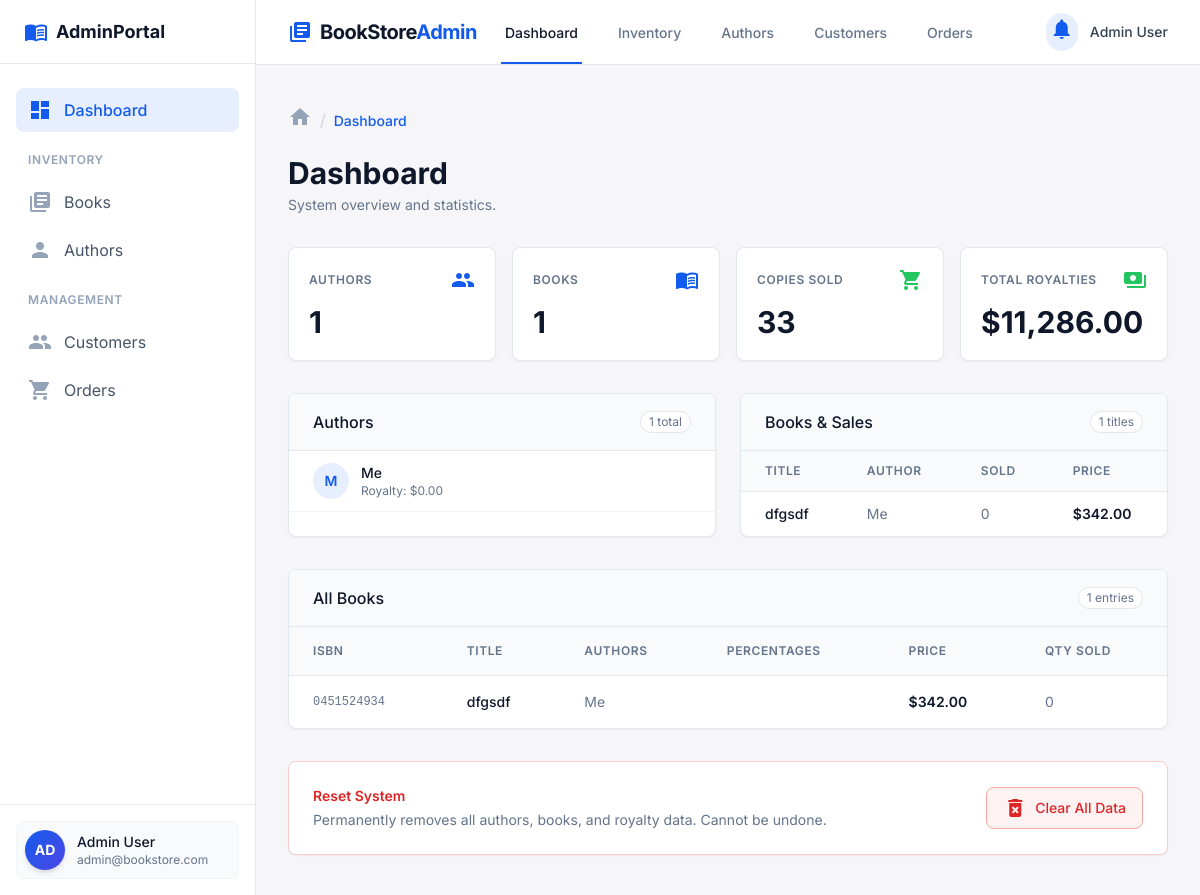
The page / on the database its author committed.
### tables this page shows
CREATE TABLE AUTHORS (
    AUTHOR_ID INTEGER PRIMARY KEY AUTOINCREMENT,
    NAME TEXT NOT NULL,
    BIOGRAPHY TEXT
, ROYALTY REAL DEFAULT 0.0);

CREATE TABLE BOOKS (
    BOOK_ID INTEGER PRIMARY KEY AUTOINCREMENT,
    TITLE TEXT NOT NULL,
    AUTHOR_ID INTEGER NOT NULL,
    ISBN TEXT, 
    GENRE TEXT,
    PUBLISHED_YEAR INTEGER,
    PRICE REAL NOT NULL,
    STOCK INTEGER,
    EDITION TEXT,
    COVER_URL TEXT,
    DESCRIPTION TEXT,
    FOREIGN KEY (AUTHOR_ID) REFERENCES AUTHORS(AUTHOR_ID)
);

### views/SystemEntry.php (the view, shortened to what the rows shown need)
<?php
require_once __DIR__ . '/../controllers/AssignmentController.php';
require_once __DIR__ . '/../controllers/BookController.php';
require_once __DIR__ . '/../controllers/AuthorController.php';
$authors      = getAllAuthors();
$books        = searchBooks('');
?>
<!DOCTYPE html>
<html lang="en">
<head>
    <script src="https://cdn.tailwindcss.com?plugins=forms,container-queries"></script>
    <script id="tailwind-config">
        tailwind.config = {
            darkMode: "class",
            theme: {
                extend: {
                    colors: {
                        "primary": "#135bec",
                        "primary-hover": "#0f4bc2",
                        "background-light": "#f6f6f8",
                        "background-dark": "#101622",
                    },
                    fontFamily: { "display": ["Inter", "sans-serif"] },
                    borderRadius: {"DEFAULT": "0.25rem", "lg": "0.5rem", "xl": "0.75rem", "full": "9999px"},
                },
            },
        }
    </script>
</head>
<body class="bg-background-light dark:bg-background-dark font-display text-slate-800 dark:text-slate-200 min-h-screen flex flex-col">
    <main class="flex-grow py-10">
        <div class="max-w-7xl mx-auto px-4 sm:px-6 lg:px-8">
            <div class="md:flex md:items-center md:justify-between mb-8">
                <div class="flex-1 min-w-0">
                    <h2 class="text-2xl font-bold leading-7 text-slate-900 dark:text-white sm:text-3xl sm:truncate">Dashboard</h2>
                </div>
            </div>
            <div class="grid grid-cols-1 lg:grid-cols-2 gap-6 mb-8">
                <div class="bg-white dark:bg-slate-900 shadow-sm rounded-lg border border-slate-200 dark:border-slate-800 overflow-hidden">
                    <?php if (!empty($authors)): ?>
                        <?php foreach ($authors as $a):
                            $words = explode(' ', trim($a['NAME']));
                            $ini   = strtoupper(substr($words[0],0,1) . (isset($words[1]) ? substr($words[1],0,1) : ''));
                        ?>
                        <div class="flex items-center gap-3 px-6 py-3 border-b border-slate-100 dark:border-slate-800 hover:bg-primary/5 transition-colors">
                            <div class="w-9 h-9 rounded-full bg-primary/10 flex items-center justify-center text-primary font-semibold text-sm flex-shrink-0">
                                <?= htmlspecialchars($ini) ?>
                            </div>
                            <div class="min-w-0">
                                <div class="text-sm font-medium text-slate-900 dark:text-white"><?= htmlspecialchars($a['NAME']) ?></div>
                                <div class="text-xs text-slate-500">Royalty: $<?= number_format($a['ROYALTY'] ?? 0, 2) ?></div>
                            </div>
                        </div>
                        <?php endforeach; ?>
                    <?php else: ?>
                        <div class="px-6 py-10 text-center text-slate-500 text-sm">No authors yet.</div>
                    <?php endif; ?>
                </div>
                <div class="bg-white dark:bg-slate-900 shadow-sm rounded-lg border border-slate-200 dark:border-slate-800 overflow-hidden">
                    <?php if (!empty($books)): ?>
                    <div class="overflow-x-auto">
                    <table class="w-full text-left border-collapse">
                        <thead>
                            <tr class="bg-slate-50 dark:bg-slate-800/50">
                                <th class="px-6 py-3 text-xs font-semibold uppercase tracking-wider text-slate-500 border-b border-slate-200 dark:border-slate-800">Title</th>
                                <th class="px-6 py-3 text-xs font-semibold uppercase tracking-wider text-slate-500 border-b border-slate-200 dark:border-slate-800">Author</th>
                                <th class="px-6 py-3 text-xs font-semibold uppercase tracking-wider text-slate-500 border-b border-slate-200 dark:border-slate-800">Sold</th>
                                <th class="px-6 py-3 text-xs font-semibold uppercase tracking-wider text-slate-500 border-b border-slate-200 dark:border-slate-800">Price</th>
                            </tr>
                        </thead>
                        <tbody>
                        <?php foreach ($books as $b): ?>
                            <tr class="hover:bg-primary/5 transition-colors">
                                <td class="px-6 py-3 text-sm font-medium text-slate-900 dark:text-white max-w-[140px] truncate"><?= htmlspecialchars($b['TITLE']) ?></td>
                                <td class="px-6 py-3 text-sm text-slate-500 max-w-[120px] truncate"><?= htmlspecialchars($b['AUTHORS'] ?? $b['AUTHOR_NAME'] ?? '—') ?></td>
                                <td class="px-6 py-3 text-sm <?= ($b['QUANTITY_SOLD'] ?? 0) > 0 ? 'text-green-600 font-medium' : 'text-slate-500' ?>"><?= $b['QUANTITY_SOLD'] ?? 0 ?></td>
                                <td class="px-6 py-3 text-sm font-semibold text-slate-900 dark:text-white">$<?= number_format($b['PRICE'], 2) ?></td>
                            </tr>
                        <?php endforeach; ?>
                        </tbody>
                    </table>
                    </div>
                    <?php else: ?>
                        <div class="px-6 py-10 text-center text-slate-500 text-sm">No books yet.</div>
                    <?php endif; ?>
                </div>
            </div>
            <div class="bg-white dark:bg-slate-900 shadow-sm rounded-lg border border-slate-200 dark:border-slate-800 overflow-hidden mb-8">
                <?php if (!empty($books)): ?>
                <div class="overflow-x-auto">
                <table class="w-full text-left border-collapse">
                    <thead>
                        <tr class="bg-slate-50 dark:bg-slate-800/50">
                            <th class="px-6 py-4 text-xs font-semibold uppercase tracking-wider text-slate-500 dark:text-slate-400 border-b border-slate-200 dark:border-slate-800">ISBN</th>
                            <th class="px-6 py-4 text-xs font-semibold uppercase tracking-wider text-slate-500 dark:text-slate-400 border-b border-slate-200 dark:border-slate-800">Title</th>
                            <th class="px-6 py-4 text-xs font-semibold uppercase tracking-wider text-slate-500 dark:text-slate-400 border-b border-slate-200 dark:border-slate-800">Authors</th>
                            <th class="px-6 py-4 text-xs font-semibold uppercase tracking-wider text-slate-500 dark:text-slate-400 border-b border-slate-200 dark:border-slate-800">Percentages</th>
                            <th class="px-6 py-4 text-xs font-semibold uppercase tracking-wider text-slate-500 dark:text-slate-400 border-b border-slate-200 dark:border-slate-800">Price</th>
                            <th class="px-6 py-4 text-xs font-semibold uppercase tracking-wider text-slate-500 dark:text-slate-400 border-b border-slate-200 dark:border-slate-800">Qty Sold</th>
                        </tr>
                    </thead>
                    <tbody>
                    <?php foreach ($books as $b): ?>
                        <tr class="hover:bg-primary/5 transition-colors">
                            <td class="px-6 py-4 font-mono text-xs text-slate-500"><?= htmlspecialchars($b['ISBN']) ?></td>
                            <td class="px-6 py-4 text-sm font-medium text-slate-900 dark:text-white max-w-[200px] truncate"><?= htmlspecialchars($b['TITLE']) ?></td>
                            <td class="px-6 py-4 text-sm text-slate-500"><?= htmlspecialchars($b['AUTHORS'] ?? $b['AUTHOR_NAME'] ?? '—') ?></td>
                            <td class="px-6 py-4">
                            </td>
                            <td class="px-6 py-4 text-sm font-semibold text-slate-900 dark:text-white">$<?= number_format($b['PRICE'], 2) ?></td>
                            <td class="px-6 py-4 text-sm <?= ($b['QUANTITY_SOLD'] ?? 0) > 0 ? 'text-green-600 font-medium' : 'text-slate-500' ?>"><?= $b['QUANTITY_SOLD'] ?? 0 ?></td>
                        </tr>
                    <?php endforeach; ?>
                    </tbody>
                </table>
                </div>
                <?php else: ?>
                    <div class="px-6 py-12 text-center text-slate-500 text-sm">No books in the system.</div>
                <?php endif; ?>
            </div>
        </div>
    </main>
</body>
</html>

### rows shown on the page
authors: NAME "M", NAME "Me", ROYALTY "0.00"
books: TITLE "dfgsdf", AUTHOR_ID.NAME "Me", QUANTITY_SOLD "0", PRICE "342.00", ISBN "0451524934"

### other values the page prints
$totalAuthors "1"
$totalBooks "1"
$totalSold "33"
$totalRoyalties "11,286.00"
